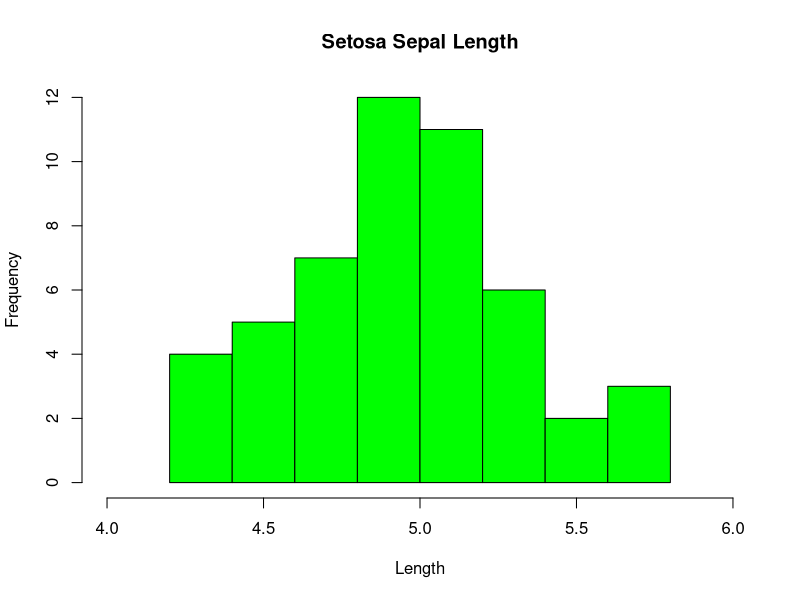
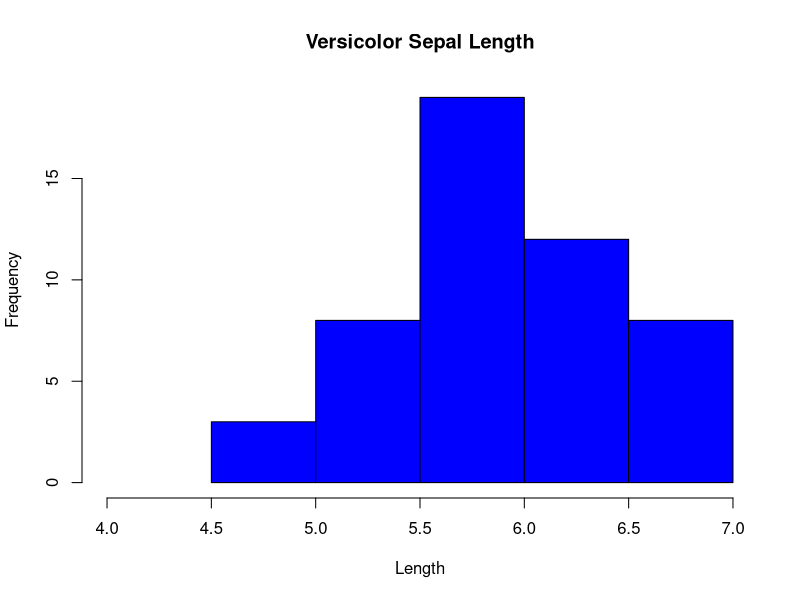
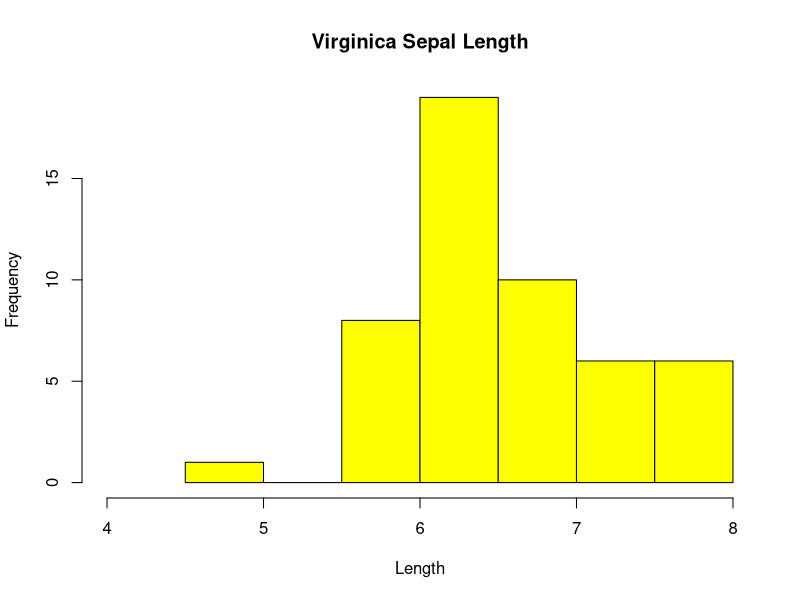
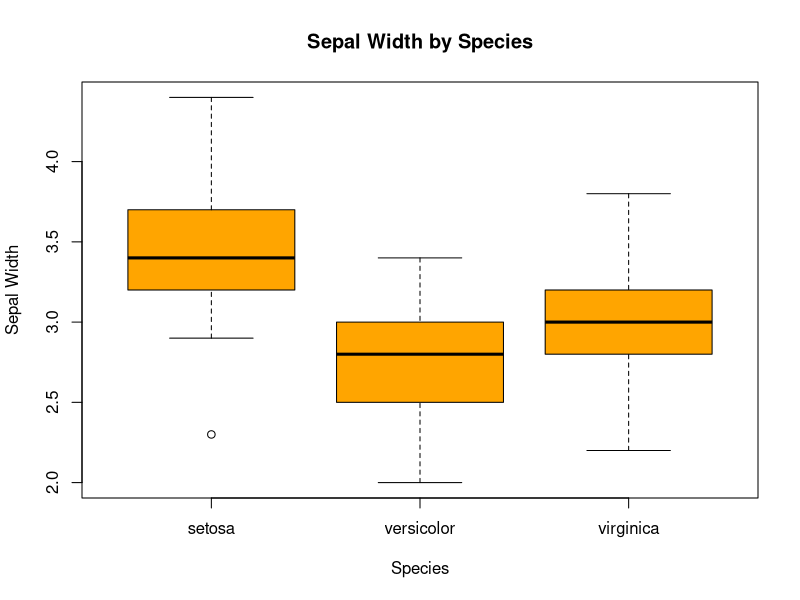
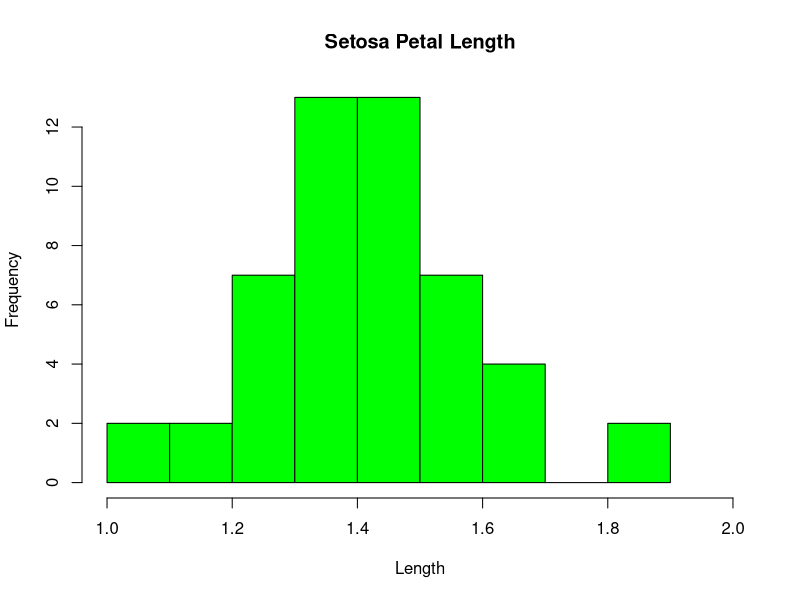
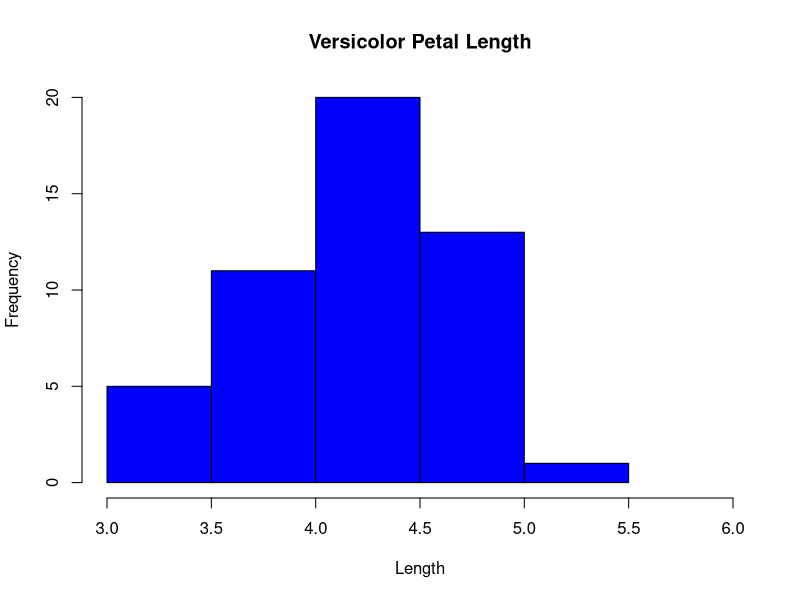
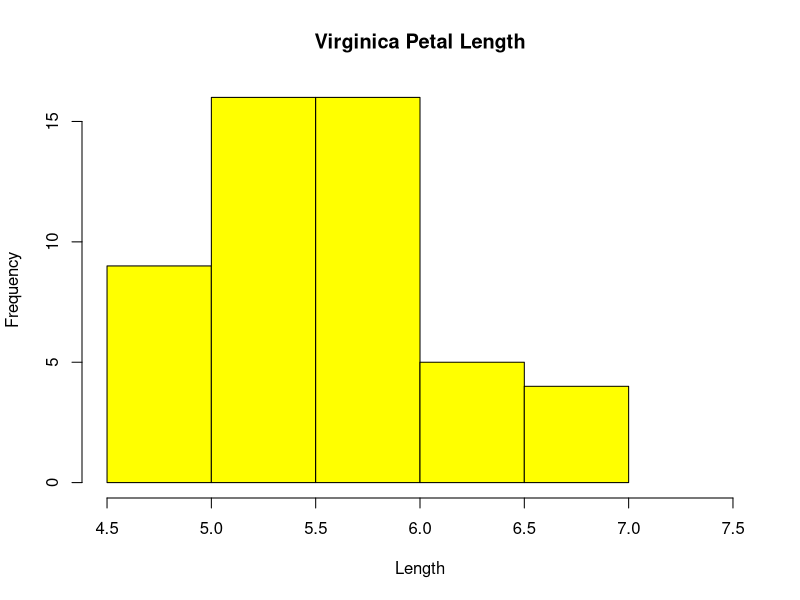
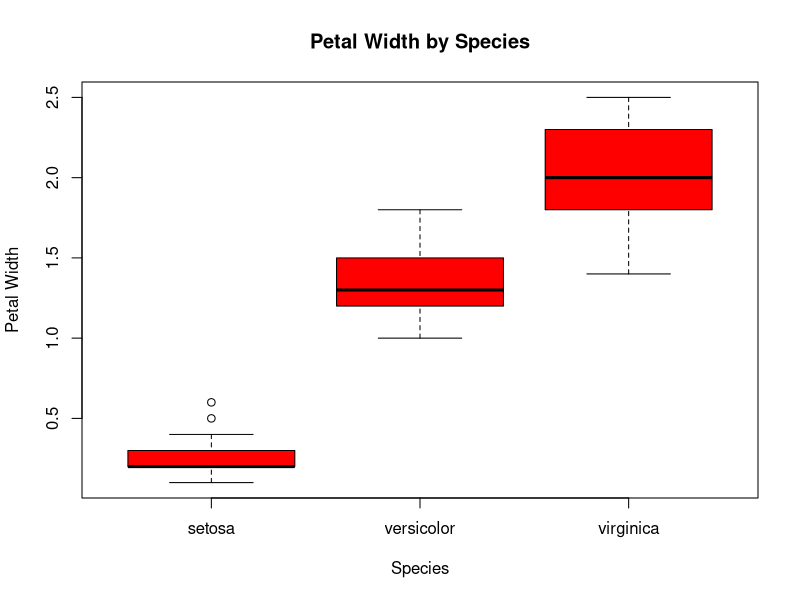

Reproduce these figures in R, in order.
## ---- chunk 1
knitr::opts_chunk$set(echo = TRUE)
## ---- chunk 2
# Datasets library is loaded to access built-in R datasets including Iris

library(datasets)

# Variable declaration to hold the Iris dataset

iris_data <- iris
## ---- chunk 3
library(dplyr)

# group_by() and summarize() functions from dplyr are used in a pipe to gather
# the mean of the sepal length for each species

iris_species <- iris_data %>% group_by(Species) %>% 
  summarize(AvgSepalLength = mean(`Sepal.Length`))
iris_species
## ---- chunk 4

# ggplot2 is loaded here yet is not visible in the output file

library(ggplot2)
## ---- chunk 5

# This code chunk was used to help visualize the histograms using the most 
# visually appealing xlim scales

summary(iris_data)
## ---- chunk 6
# Sepal Length Histograms

hist(iris_data$Sepal.Length[iris_data$Species == "setosa"],
     col='green',
     main='Setosa Sepal Length',
     xlab='Length',
     ylab='Frequency',
     xlim = c(4,6))
hist(iris_data$Sepal.Length[iris_data$Species == "versicolor"],
     col='blue',
     main='Versicolor Sepal Length',
     xlab='Length',
     ylab='Frequency',
     xlim = c(4,7))
hist(iris_data$Sepal.Length[iris_data$Species == "virginica"],
     col='yellow',
     main='Virginica Sepal Length',
     xlab='Length',
     ylab='Frequency',
     xlim = c(4,8))
## ---- chunk 7
# Sepal Width Boxplots

boxplot(Sepal.Width~Species,
        data=iris_data,
        main='Sepal Width by Species',
        xlab='Species',
        ylab='Sepal Width',
        col='orange',
        border='black')
## ---- chunk 8
# Petal Length Histograms

hist(iris_data$Petal.Length[iris_data$Species == "setosa"],
     col='green',
     main='Setosa Petal Length',
     xlab='Length',
     ylab='Frequency',
     xlim = c(1,2))
hist(iris_data$Petal.Length[iris_data$Species == "versicolor"],
     col='blue',
     main='Versicolor Petal Length',
     xlab='Length',
     ylab='Frequency',
     xlim = c(3,6))
hist(iris_data$Petal.Length[iris_data$Species == "virginica"],
     col='yellow',
     main='Virginica Petal Length',
     xlab='Length',
     ylab='Frequency',
     xlim = c(4.5,7.5))
## ---- chunk 9
# Petal Width Boxplots

boxplot(Petal.Width~Species,
        data=iris_data,
        main='Petal Width by Species',
        xlab='Species',
        ylab='Petal Width',
        col='red',
        border='black')
